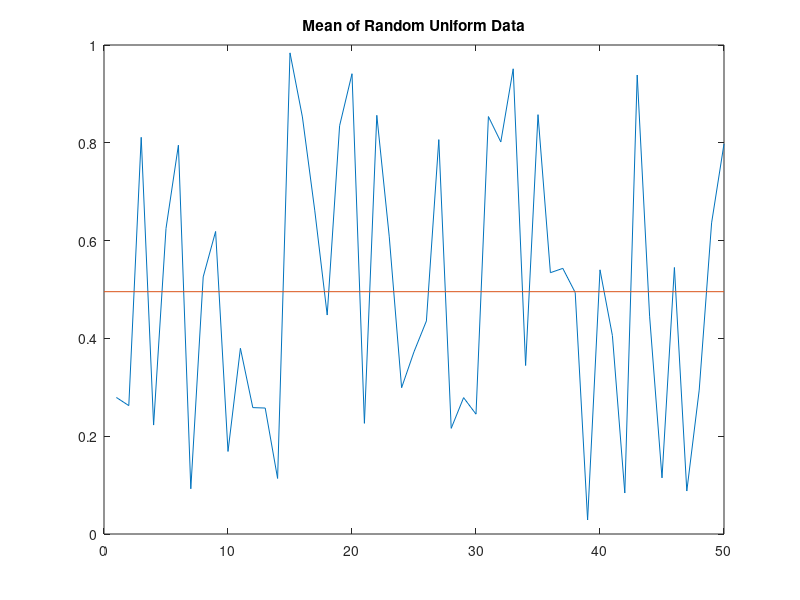

Reproduce this figure in MATLAB.
n = 50;
r = rand(n, 1);
plot(r);

m = mean(r); % get average

hold on;
plot([0, n], [m, m]); % plot [x1, x2] [y1, y2]
hold off;
title('Mean of Random Uniform Data');
